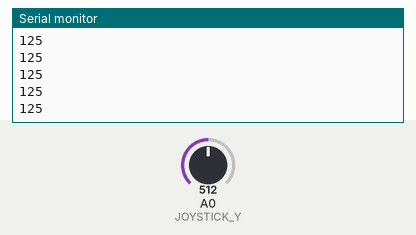
Recording of a sketch running on a simulated Arduino Uno, built with avr-gcc and run on an emulated ATmega328P. Parts: the last lines printed to the serial monitor. The inputs (shaded band) are chosen by the test bench; at power-on: A0 (JOYSTICK_Y) = 512. No radio packets arrive unless stated.

Above: at 1.2 s.
1.3 s: A0 (JOYSTICK_Y) set to 716
At 2.1 s:
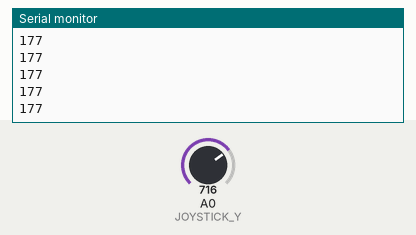
2.8 s: A0 (JOYSTICK_Y) set to 900
At 3.5 s:
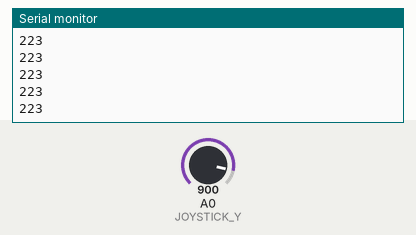
Timing chart, 0 to 4.6 s (numbered marks = the images above; inputs shaded):
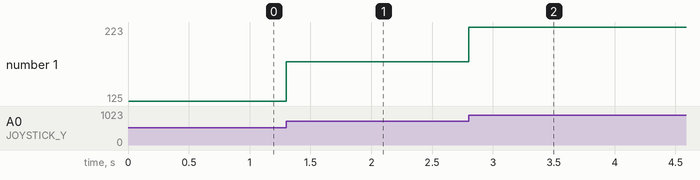

Measured:
- after the input at 1.3 s, the serial monitor: prints a new line at once (image 1)
- after the input at 2.8 s, the serial monitor: prints a new line at once (image 2)
- plotted number 1: 125 → 177 after the input at 1.3 s, 177 → 223 after the input at 2.8 s

The sketch:

RF_Motor_Transmitter_Sketch.ino
```cpp
/**
 *
 *
 *
 */

#include <SPI.h>
#include <RF24.h>
#include <Wire.h>
#include <nRF24L01.h>

#define JOYSTICK_Y A0

RF24 radio(7, 8); //CE, CSN
//Address
const byte address[6] = "00001";

// Max size of this struct is 32 bytes which is the NRF24L01 buffer limit
struct Data_Package
{
  byte joystick_Y;
};

Data_Package data;

void setup()
{
  Serial.begin(115200);

  //RF communication
  radio.begin();
  radio.openWritingPipe(address);
  radio.setAutoAck(false);
  radio.setDataRate(RF24_250KBPS);
  radio.setPALevel(RF24_PA_LOW);
  radio.setChannel(217);

  //Initialize joystick pins
  pinMode(JOYSTICK_Y, INPUT_PULLUP);

  //Default values set up
  data.joystick_Y = 135;
}

void loop()
{
  //
  //int theYInput = analogRead(JOYSTICK_Y);
  data.joystick_Y = map(analogRead(JOYSTICK_Y), 15, 1023, 0, 255);

  Serial.println(data.joystick_Y);

  //Send the data package that is a structure to the receiver
  radio.write(&data, sizeof(Data_Package));
}
```
